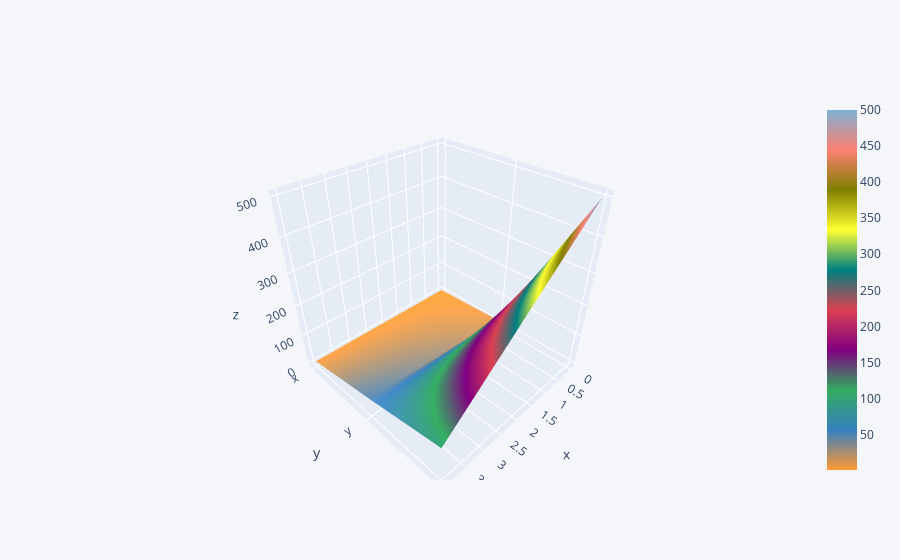

This figure's notebook cell:
### Code cell
df3.iplot(kind = 'surface')

### Figure 1 — Plotly figure (JSON) as saved in the notebook; plotly's stock layout.template omitted (floating-point values rounded to 4 significant figures)
{"data": [{"colorscale": [[0, "rgb(255, 153, 51)"], [0.1111, "rgb(55, 128, 191)"], [0.2222, "rgb(50, 171, 96)"], [0.3333, "rgb(128, 0, 128)"], [0.4444, "rgb(219, 64, 82)"], [0.5556, "rgb(0, 128, 128)"], [0.6667, "rgb(255, 255, 51)"], [0.7778, "rgb(128, 128, 0)"], [0.8889, "rgb(251, 128, 114)"], [1, "rgb(128, 177, 211)"]], "type": "surface", "x": [0, 1, 2, 3, 4], "y": ["x", "y", "z"], "z": [[1, 2, 3, 4, 5], [10, 20, 30, 40, 50], [500, 400, 300, 200, 100]]}], "layout": {"legend": {"bgcolor": "#F5F6F9", "font": {"color": "#4D5663"}}, "paper_bgcolor": "#F5F6F9", "plot_bgcolor": "#F5F6F9", "title": {"font": {"color": "#4D5663"}}, "xaxis": {"gridcolor": "#E1E5ED", "showgrid": true, "tickfont": {"color": "#4D5663"}, "title": {"font": {"color": "#4D5663"}, "text": ""}, "zerolinecolor": "#E1E5ED"}, "yaxis": {"gridcolor": "#E1E5ED", "showgrid": true, "tickfont": {"color": "#4D5663"}, "title": {"font": {"color": "#4D5663"}, "text": ""}, "zerolinecolor": "#E1E5ED"}}}
